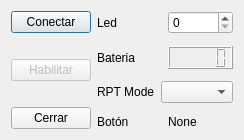
<?xml version="1.0" encoding="UTF-8"?>
<ui version="4.0">
 <class>Dialog</class>
 <widget class="QDialog" name="Dialog">
  <property name="geometry">
   <rect>
    <x>0</x>
    <y>0</y>
    <width>230</width>
    <height>140</height>
   </rect>
  </property>
  <property name="windowTitle">
   <string>wiiproject</string>
  </property>
  <layout class="QVBoxLayout" name="verticalLayout_3">
   <item>
    <layout class="QHBoxLayout" name="horizontalLayout_5">
     <item>
      <layout class="QVBoxLayout" name="verticalLayout">
       <item>
        <widget class="QPushButton" name="btn_conectar">
         <property name="text">
          <string>Conectar</string>
         </property>
         <property name="flat">
          <bool>false</bool>
         </property>
        </widget>
       </item>
       <item>
        <spacer name="verticalSpacer_2">
         <property name="orientation">
          <enum>Qt::Vertical</enum>
         </property>
         <property name="sizeHint" stdset="0">
          <size>
           <width>20</width>
           <height>40</height>
          </size>
         </property>
        </spacer>
       </item>
       <item>
        <widget class="QPushButton" name="btn_habilitar">
         <property name="enabled">
          <bool>false</bool>
         </property>
         <property name="text">
          <string>Habilitar</string>
         </property>
        </widget>
       </item>
       <item>
        <spacer name="verticalSpacer">
         <property name="orientation">
          <enum>Qt::Vertical</enum>
         </property>
         <property name="sizeHint" stdset="0">
          <size>
           <width>20</width>
           <height>40</height>
          </size>
         </property>
        </spacer>
       </item>
       <item>
        <widget class="QPushButton" name="btn_cerrar">
         <property name="text">
          <string>Cerrar</string>
         </property>
        </widget>
       </item>
      </layout>
     </item>
     <item>
      <spacer name="horizontalSpacer">
       <property name="orientation">
        <enum>Qt::Horizontal</enum>
       </property>
       <property name="sizeHint" stdset="0">
        <size>
         <width>40</width>
         <height>20</height>
        </size>
       </property>
      </spacer>
     </item>
     <item>
      <layout class="QVBoxLayout" name="verticalLayout_2">
       <item>
        <layout class="QHBoxLayout" name="horizontalLayout">
         <item>
          <widget class="QLabel" name="label">
           <property name="text">
            <string>Led</string>
           </property>
          </widget>
         </item>
         <item>
          <widget class="QSpinBox" name="spinbox_led">
           <property name="maximum">
            <number>15</number>
           </property>
          </widget>
         </item>
        </layout>
       </item>
       <item>
        <spacer name="verticalSpacer_5">
         <property name="orientation">
          <enum>Qt::Vertical</enum>
         </property>
         <property name="sizeHint" stdset="0">
          <size>
           <width>20</width>
           <height>40</height>
          </size>
         </property>
        </spacer>
       </item>
       <item>
        <layout class="QHBoxLayout" name="horizontalLayout_2">
         <item>
          <widget class="QLabel" name="label_2">
           <property name="text">
            <string>Bateria</string>
           </property>
          </widget>
         </item>
         <item>
          <widget class="QLCDNumber" name="lcd_bateria"/>
         </item>
        </layout>
       </item>
       <item>
        <spacer name="verticalSpacer_4">
         <property name="orientation">
          <enum>Qt::Vertical</enum>
         </property>
         <property name="sizeHint" stdset="0">
          <size>
           <width>20</width>
           <height>40</height>
          </size>
         </property>
        </spacer>
       </item>
       <item>
        <layout class="QHBoxLayout" name="horizontalLayout_3">
         <item>
          <widget class="QLabel" name="label_3">
           <property name="text">
            <string>RPT Mode</string>
           </property>
          </widget>
         </item>
         <item>
          <widget class="QComboBox" name="cb_rpt_mode">
           <property name="editable">
            <bool>false</bool>
           </property>
          </widget>
         </item>
        </layout>
       </item>
       <item>
        <spacer name="verticalSpacer_3">
         <property name="orientation">
          <enum>Qt::Vertical</enum>
         </property>
         <property name="sizeHint" stdset="0">
          <size>
           <width>20</width>
           <height>40</height>
          </size>
         </property>
        </spacer>
       </item>
       <item>
        <layout class="QHBoxLayout" name="horizontalLayout_4">
         <item>
          <widget class="QLabel" name="label_5">
           <property name="text">
            <string>Botón</string>
           </property>
          </widget>
         </item>
         <item>
          <widget class="QLabel" name="lbl_boton">
           <property name="text">
            <string>None</string>
           </property>
          </widget>
         </item>
        </layout>
       </item>
      </layout>
     </item>
    </layout>
   </item>
  </layout>
 </widget>
 <resources/>
 <connections>
  <connection>
   <sender>btn_cerrar</sender>
   <signal>clicked()</signal>
   <receiver>Dialog</receiver>
   <slot>reject()</slot>
   <hints>
    <hint type="sourcelabel">
     <x>39</x>
     <y>118</y>
    </hint>
    <hint type="destinationlabel">
     <x>62</x>
     <y>109</y>
    </hint>
   </hints>
  </connection>
 </connections>
</ui>
